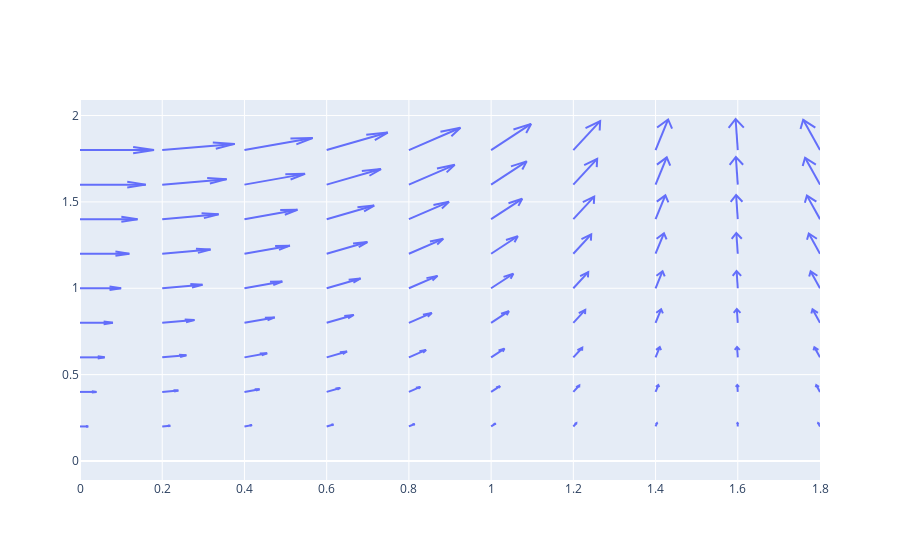

Notebook source saved alongside this figure:
### Code cell
import numpy as np
import plotly.figure_factory as ff

x1,y1 = np.meshgrid(np.arange(0, 2, .2), np.arange(0, 2, .2))
u1 = np.cos(x1)*y1
v1 = np.sin(x1)*y1

fig = ff.create_quiver(x1, y1, u1, v1)

fig.show()

### Figure 1 — Plotly figure (JSON) as saved in the notebook; plotly's stock layout.template omitted (floating-point values rounded to 4 significant figures; data arrays with more than 128 entries replaced by an {"elided": "..."} marker saying what was removed)
{"data": [{"mode": "lines", "type": "scatter", "x": {"elided": "700 float values"}, "y": {"elided": "700 float values"}}], "layout": {"hovermode": "closest"}}
